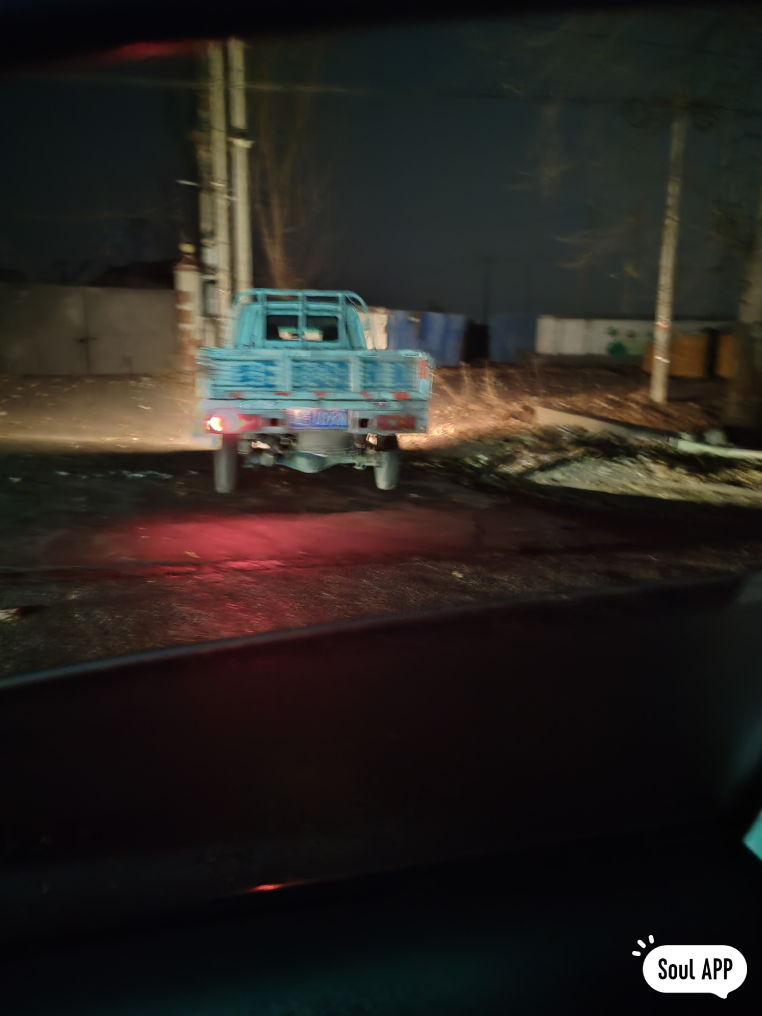
#> input picture dataset/test1111.jpg, 3048 x 4064 px (shown at 1/4 size)
$ python test.py
#> lines starting #> are read from the running program, lines starting #| are printed output that depends on the picture; after the words box and inside, x2 and y2 are one past the last pixel; in counts of white or black regions, pixels touching at a corner belong together
import cv2
import numpy as np


def enhance_license_plate(image_path):
    # 读取图片
#> called with image_path = '../dataset/test1111.jpg'
    image = cv2.imread(image_path)
#> image is the input picture: shape (4064, 3048, 3); mean B, G, R 31.7, 35.8, 39.8

    # 转换为灰度图
    gray = cv2.cvtColor(image, cv2.COLOR_BGR2GRAY)
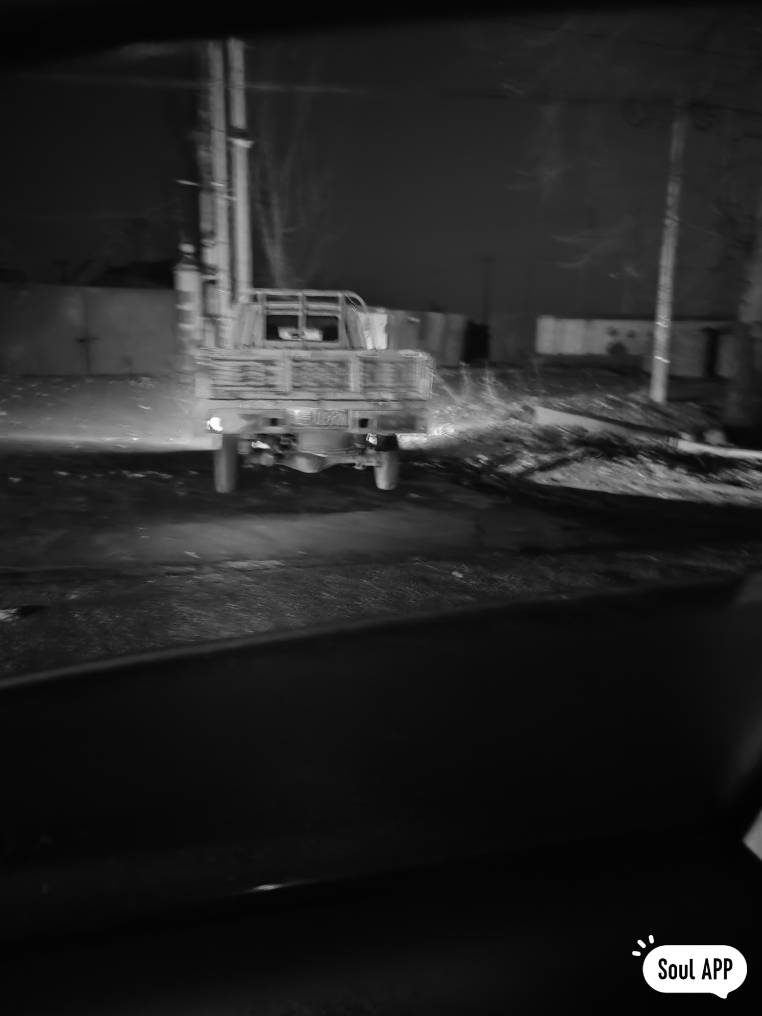
#> gray: shape (4064, 3048) (shown at 1/4 size); min 0, max 255, mean 36.5

    # 应用高斯模糊
    blur = cv2.GaussianBlur(gray, (5, 5), 0)

    # 使用自适应阈值进行二值化
    binary = cv2.adaptiveThreshold(blur, 255, cv2.ADAPTIVE_THRESH_GAUSSIAN_C, cv2.THRESH_BINARY, 11, 2)
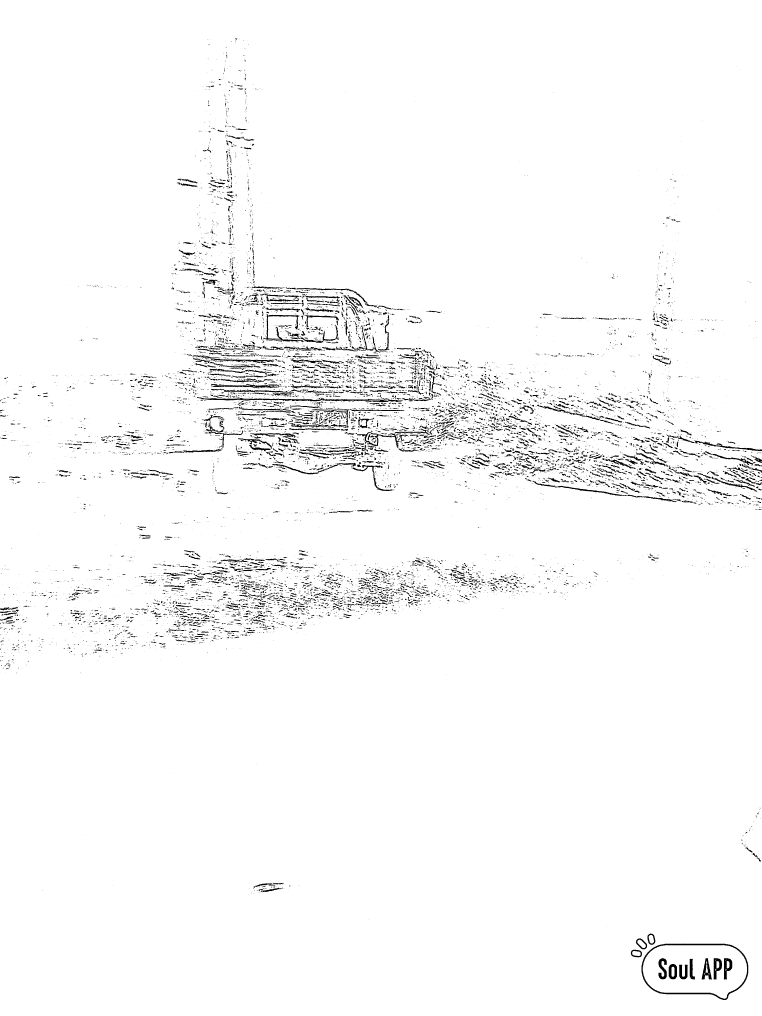
#> binary: shape (4064, 3048) (shown at 1/4 size); 97.6% white; 11887 black regions (9228 under 20 px), largest, box (x1, y1, x2, y2) and area: (2566, 3774, 2993, 4000) 6222, (788, 1588, 1611, 1609) 4615, (2129, 1923, 2708, 2009) 2772

    # 边缘检测
    edges = cv2.Canny(binary, 100, 200)
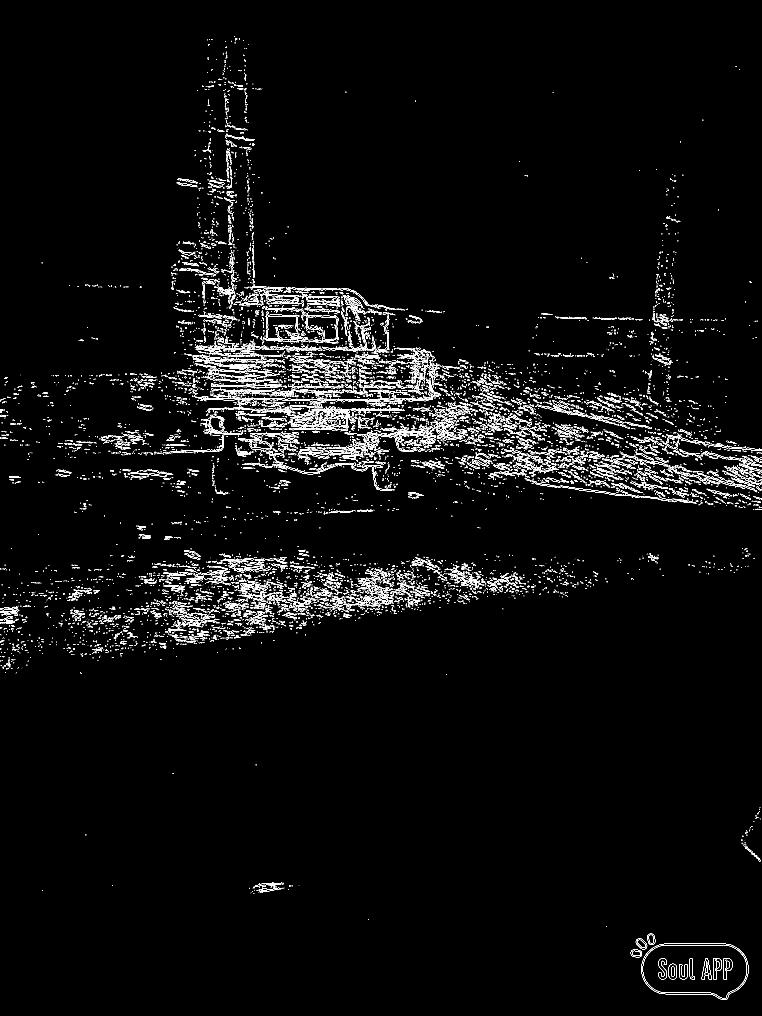
#> edges: shape (4064, 3048) (shown at 1/4 size); 1.7% white in thin lines or dots

    # 对边缘图像进行膨胀操作，以突出车牌号码
    dilated = cv2.dilate(edges, np.ones((3, 3), np.uint8), iterations=1)
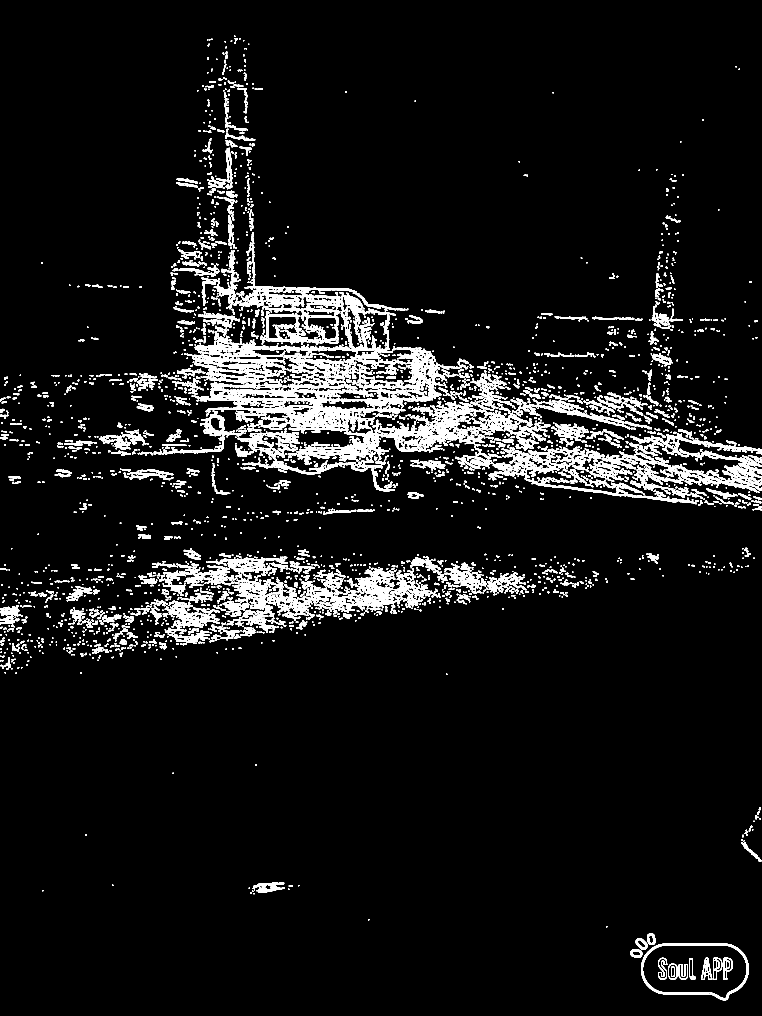
#> dilated: shape (4064, 3048) (shown at 1/4 size); 5.8% white; 4874 white regions (253 under 20 px), largest, box (x1, y1, x2, y2) and area: (774, 1545, 1756, 1698) 29439, (1267, 1605, 1912, 1840) 26649, (1150, 1624, 1621, 1727) 12198

    # 显示结果
    image = cv2.resize(image, None, fx=0.5, fy=0.5)
#> image: shape (2032, 1524, 3)
    cv2.imshow('Original Image', image)
    dilated = cv2.resize(dilated, None, fx=0.5, fy=0.5)
#> dilated: shape (2032, 1524)
    cv2.imshow('Enhanced License Plate', dilated)
    cv2.waitKey(0)
    cv2.destroyAllWindows()


# 使用图片路径调用函数
enhance_license_plate('../dataset/test1111.jpg')
